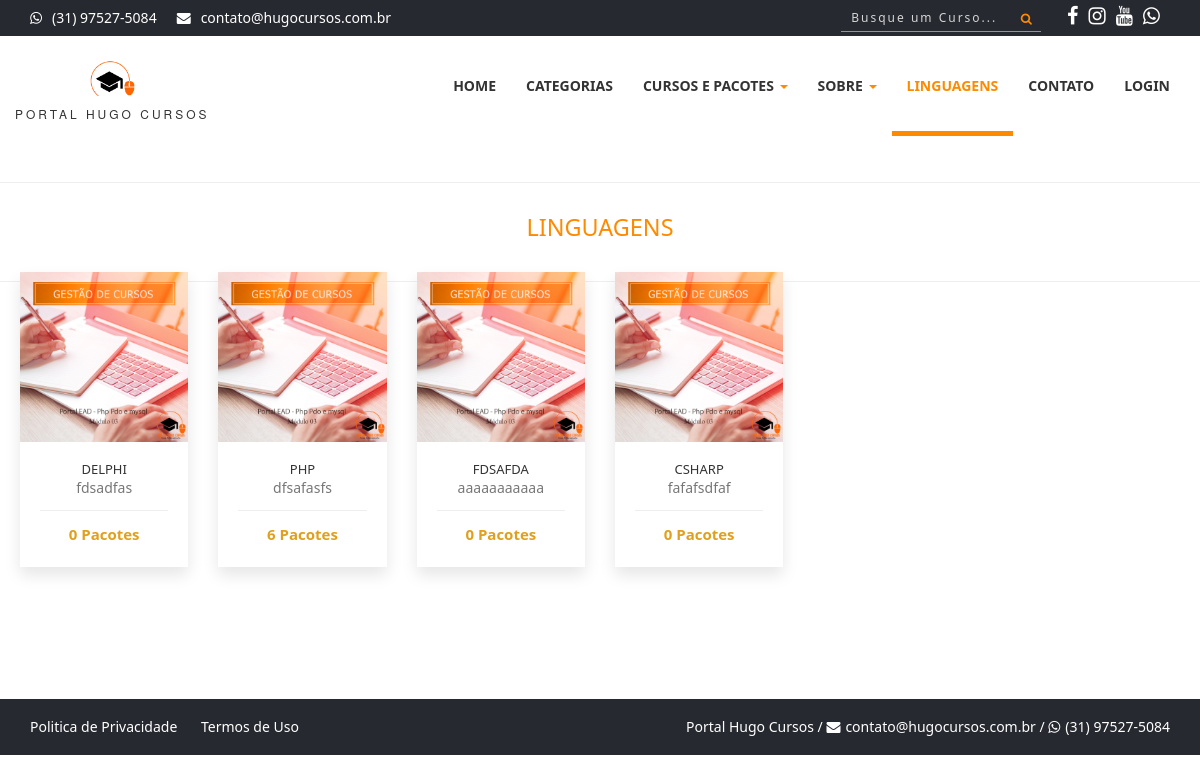
The page /linguagens.php on the database its author committed.
### tables this page shows
CREATE TABLE `config` (
  `id` int(11) NOT NULL AUTO_INCREMENT,
  `nome_sistema` varchar(50) NOT NULL,
  `tel_sistema` varchar(20) NOT NULL,
  `email_sistema` varchar(50) NOT NULL,
  `cnpj_sistema` varchar(25) DEFAULT NULL,
  `tipo_chave_pix` varchar(25) DEFAULT NULL,
  `chave_pix` varchar(100) DEFAULT NULL,
  `logo` varchar(20) NOT NULL,
  `icone` varchar(20) NOT NULL,
  `logo_rel` varchar(20) NOT NULL,
  `qrcode_pix` varchar(20) DEFAULT NULL,
  `facebook` varchar(120) DEFAULT NULL,
  `instagram` varchar(120) DEFAULT NULL,
  `youtube` varchar(120) DEFAULT NULL,
  `itens_pag` int(11) NOT NULL,
  `video_sobre` varchar(100) DEFAULT NULL,
  `itens_relacionados` int(11) NOT NULL,
  `aulas_liberadas` int(11) NOT NULL,
  `desconto_pix` int(11) NOT NULL,
  `email_adm_mat` varchar(5) DEFAULT NULL,
  `cartoes_fidelidade` int(11) NOT NULL,
  `taxa_boleto` decimal(8,2) NOT NULL,
  `taxa_mp` decimal(8,2) NOT NULL,
  `taxa_paypal` decimal(8,2) NOT NULL,
  `valor_max_cartao` decimal(8,2) NOT NULL,
  `total_emails_por_envio` int(11) NOT NULL,
  `intervalo_envio_email` int(11) NOT NULL,
  `script_dia` date DEFAULT NULL,
  `dias_email_matricula` int(11) NOT NULL,
  `dias_excluir_matricula` int(11) NOT NULL,
  `professor_cad` varchar(5) NOT NULL,
  `comissao_professor` int(11) NOT NULL,
  `dia_pgto_comissao` int(11) NOT NULL,
  PRIMARY KEY (`id`)
);

CREATE TABLE `linguagens` (
  `id` int(11) NOT NULL AUTO_INCREMENT,
  `nome` varchar(50) NOT NULL,
  `descricao` varchar(50) NOT NULL,
  `imagem` varchar(100) NOT NULL,
  `nome_url` varchar(100) DEFAULT NULL,
  PRIMARY KEY (`id`)
);

### sistema/conexao.php (called while the page is built, shortened)
<?php
$usuario = 'root';
$senha = '';
$banco = 'portal';
$servidor = 'localhost';
try {
	$pdo = new PDO("mysql:dbname=$banco;host=$servidor", "$usuario", "$senha");
} catch (Exception $e) {
	echo 'Erro ao conectar ao banco de dados!<br><br>'.$e;
}
$nome_sistema = 'Portal Hugo Cursos';
$email_sistema = 'contato@hugocursos.com.br';
$tel_sistema = '(31) 00000-0000';
$query = $pdo->query("SELECT * FROM config");
$res = $query->fetchAll(PDO::FETCH_ASSOC);
if(@count($res) == 0){
	$pdo->query("INSERT INTO config SET nome_sistema = '$nome_sistema', tel_sistema = '$tel_sistema', email_sistema = '$email_sistema', logo = 'logo.png', icone = 'favicon.ico', logo_rel = 'logo.jpg', itens_pag = '18', cartoes_fidelidade = '5', valor_max_cartao = '100', total_emails_por_envio = '480', intervalo_envio_email = '70', dias_email_matricula = '3', dias_excluir_matricula = '30', script_dia = curDate(), questionario = 'Sim', media = '60' ");
}else{
$nome_sistema = $res[0]['nome_sistema'];
$email_sistema = $res[0]['email_sistema'];
$tel_sistema = $res[0]['tel_sistema'];
$facebook_sistema = $res[0]['facebook'];
$instagram_sistema = $res[0]['instagram'];
$youtube_sistema = $res[0]['youtube'];
$tel_whatsapp = '55'.preg_replace('/[ ()-]+/' , '' , $tel_sistema);
}
 ?>

### linguagens.php (the view, shortened to what this page needs)
<?php
require_once("cabecalho.php");
?>
<br>
<hr>
<?php
$query = $pdo->query("SELECT * FROM linguagens ORDER BY id asc");
$res = $query->fetchAll(PDO::FETCH_ASSOC);
$total_reg = @count($res);
if($total_reg > 0){
   ?>
    <div class="section-heading text-center">
                <div class="col-md-12 col-xs-12">
                <h1><small><span>Linguagens</span></small></h1>
            </div>
        </div>
        <hr>
        <section id="portfolio">
<div class="row" style="margin-left:5px; margin-right:5px; margin-top:-80px;">
                 <?php
                    for($i=0; $i < $total_reg; $i++){
    $id = $res[$i]['id'];
    $nome = $res[$i]['nome'];
    $desc_rapida = $res[$i]['descricao'];
    $foto = $res[$i]['imagem'];
    $url = $res[$i]['nome_url'];
    $desc_rapida = mb_strimwidth($desc_rapida, 0, 18, "...");
    $query2 = $pdo->query("SELECT * FROM pacotes where linguagem = '$id'");
    $res2 = $query2->fetchAll(PDO::FETCH_ASSOC);
    $cursos = @count($res2);
                  ?>
                 <a href="linguagem-<?php echo $url ?>" title="Ver cursos da Categoria">
    <div class="col-xs-6 col-sm-3 col-md-2 col-lg-2 portfolio-item">
                    <div class="portfolio-one">
                        <div class="portfolio-head">
                            <div class="portfolio-img"><img alt="" src="sistema/painel-admin/img/linguagens/<?php echo $foto ?>"></div>
                        </div>
                        <div class="portfolio-content" style="text-align: center">
                            <h6 class="title" style="font-size: 13px"><?php echo $nome ?></h6>
                            <p style="margin-top:-10px;"><?php echo $desc_rapida ?></p>
                    <div class="product-bottom-details {$ativo2}">
                        <div class="product-price-menor"><?php echo $cursos ?> Pacotes</div>
                    </div>
             </div>
                    </div>
                </div>
                 </a>
           <?php } ?>
               </div>
 </section>
        <?php } ?>
<br><br>
<?php
require_once("rodape.php");
?>

### cabecalho.php (shortened to what this page needs)
<?php
require_once("sistema/conexao.php");
$login = 'Login';
$painel = 'sistema';
$index = '';
$categorias = '';
$cursos = '';
$sobre = '';
$linguagens = '';
$contatos = '';
$url = basename($_SERVER['PHP_SELF'],'.php');
if($url == "linguagens"){
  $linguagens = 'active';
}
?>
<!DOCTYPE html>
<html>
<head>
    <link rel="stylesheet" href="https://cdnjs.cloudflare.com/ajax/libs/font-awesome/4.5.0/css/font-awesome.min.css">
    <link rel="stylesheet" href="scss/main.css">
    <link rel="stylesheet" href="scss/skin.css">
    <link rel="stylesheet" href="scss/card.css">
    <link rel="stylesheet" href="scss/curso.css">
</head>
<body id="wrapper">
    <section id="top-header">
        <div class="container">
            <div class="row">
                <div class="col-md-7 col-sm-7 col-xs-7 top-header-links">
                    <ul class="contact_links">
                        <li><i class="fa fa-whatsapp"></i><a href="http://api.whatsapp.com/send?1=pt_BR&phone=<?php echo $tel_whatsapp ?>" target="_blank"><?php echo $tel_sistema ?></a></li>
                        <li><i class="fa fa-envelope"></i><a href="#"><?php echo $email_sistema ?></a></li>
                    </ul>
                </div>
                <div class="col-md-5 col-sm-12 col-xs-12 social">
                    <ul class="social_links">
                        <li><a href="<?php echo $facebook_sistema ?>" title="Nossa Página no Facebook" target="_blank"><i class="fa fa-facebook"></i></a></li>
                        <li><a href="<?php echo $instagram_sistema ?>" title="Nossa Página no Instagram" target="_blank"><i class="fa fa-instagram"></i></a></li>
                        <li><a href="<?php echo $youtube_sistema ?>" title="Nosso canal no Youtube" target="_blank"><i class="fa fa-youtube"></i></a></li>
                        <li><a href="http://api.whatsapp.com/send?1=pt_BR&phone=<?php echo $tel_whatsapp ?>" title="Chamar no Whatsapp" target="_blank"><i class="fa fa-whatsapp"></i></a></li>
                    </ul>
                    <div class="search-box ">
                        <button class="btn-search"><i class="fa fa-search"></i></button>
                        <input onkeyup="listarCab()" name="buscar_cab" id="buscar_cab" type="text" class="input-search" placeholder="Busque um Curso...">
                    </div>
                </div>
            </div>
        </div>
    </section>
    <header>
        <nav class="navbar navbar-inverse" style="z-index: 1000">
            <div class="container">
                <div class="row">
                    <div class="navbar-header">
                        <a class="navbar-brand" href="./">
                            <h1> <img src="sistema/img/logo.png" width="45px"></h1><span><?php echo $nome_sistema ?></span></a>
                        </div>
                        <div id="navbar" class="collapse navbar-collapse navbar-right">
                            <ul class="nav navbar-nav">
                                <li class="<?php echo $index ?>"><a href="./">Home</a></li>
                                <li class="<?php echo $categorias ?>"><a href="categorias">Categorias</a></li>
                                <li class="dropdown <?php echo $cursos ?>">
                                    <a href="#" class="dropdown-toggle" data-toggle="dropdown" role="button" aria-haspopup="true" aria-expanded="false">Cursos e Pacotes <span class="caret"></span></a>
                               </li>
                                <li class="dropdown <?php echo $sobre ?>">
                                    <a href="#" class="dropdown-toggle" data-toggle="dropdown" role="button" aria-haspopup="true" aria-expanded="false">Sobre <span class="caret"></span></a>
                               </li>
                               <li class=" <?php echo $linguagens ?>"><a href="linguagens">Linguagens</a></li>
                               <li class=" <?php echo $contatos ?>"><a href="contatos">Contato</a></li>
                               <li><a target="_blank" href="<?php echo $painel ?>"><?php echo $login ?></a></li>
                           </ul>
                       </div>
                   </div>
               </div>
           </nav>
       </header>
    <div id="area-conteudo">

### rodape.php (shortened to what this page needs)
<?php
require_once("sistema/conexao.php");
?>
</div>
   <section id="bottom-footer">
        <div class="container">
            <div class="row">
                <div class="col-md-6 col-sm-6 col-xs-12 btm-footer-links ocultar-mobile">
                    <a href="politica">Politica de Privacidade</a>
                    <a href="temos">Termos de Uso</a>
                </div>
                <div class="col-md-6 col-sm-6 col-xs-12 copyright">
                   <span class="cor-branca ocultar-mobile"><?php echo $nome_sistema ?> / </span>
                   <i class="fa fa-envelope" style="color:#FFF; margin-right:5px">  </i><a href="#" style="color:#FFF"><?php echo $email_sistema ?></a> /
                   <i class="fa fa-whatsapp" style="color:#FFF; margin-right:5px"></i><a href="http://api.whatsapp.com/send?1=pt_BR&phone=<?php echo $tel_whatsapp ?>" target="_blank" style="color:#FFF"><?php echo $tel_sistema ?></a>
                </div>
            </div>
        </div>
    </section>
</html>

### scss/card.css (style rules this page uses)
* { -webkit-box-sizing: border-box; box-sizing: border-box; }
.product-bottom-details { overflow: hidden; border-top: 1px solid #eee; padding-top: 10px; }
.product-bottom-details div { text-align:center; width: 100%; }
.product-price-menor { font-size: 15px; color: #e0a01d; font-weight: 600; }

### rows shown on the page
config: tel_sistema "(31) 97527-5084", email_sistema "contato@hugocursos.com.br", nome_sistema "PORTAL HUGO CURSOS", nome_sistema "Portal Hugo Cursos"
linguagens: imagem (picture), nome "DELPHI", descricao "fdsadfas", cursos "0"
linguagens: imagem (picture), nome "PHP", descricao "dfsafasfs", cursos "6"
linguagens: imagem (picture), nome "FDSAFDA", descricao "aaaaaaaaaaa", cursos "0"
linguagens: imagem (picture), nome "CSHARP", descricao "fafafsdfaf", cursos "0"

### other values the page prints
$login "LOGIN"
